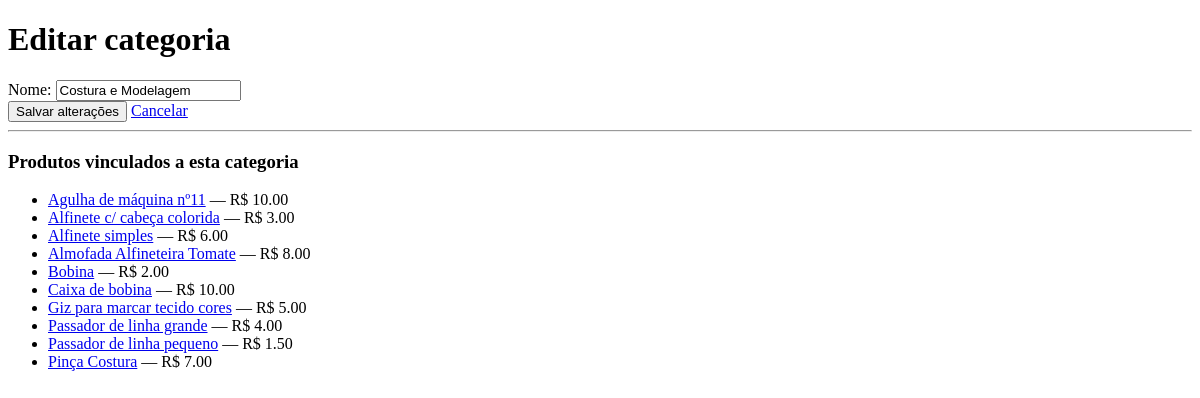
The app's page /categorias/4/editar (signed in), older data.
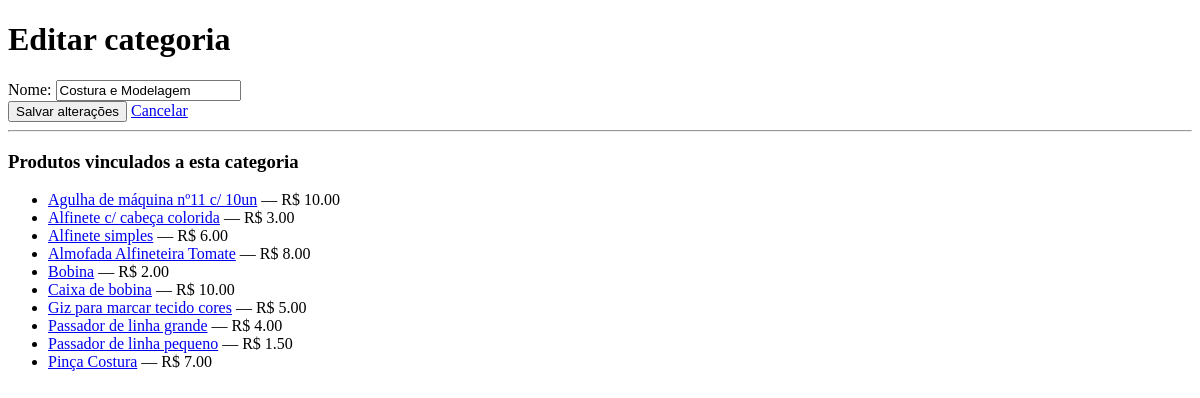
The same page, newer data.
### app/models/produto.py (models this page shows, shortened)
class Produto(Base):
    __tablename__ = "produtos"
    id = Column(Integer, primary_key=True, autoincrement=True, index=True)
    nome = Column(String(100), nullable=False)
    preco = Column(Float, nullable=False, default=0.0)
    estoque_atual = Column(Integer, default=0)
    descricao = Column(String(255), nullable=True)
    ativa = Column(Boolean, default=True)
    imagem_path = Column(String(255), nullable=True)
    categoria_id = Column(Integer, ForeignKey("categorias.id", ondelete="SET NULL"), nullable=False)
    categoria = relationship("Categoria", back_populates="produtos")
    variacoes = relationship("ProdutoVariacao", back_populates="produto", cascade="all, delete-orphan", lazy="select")

### app/controllers/categoria_controller.py (the view)
@router.get("/{categoria_id}/editar")
def form_editar_categoria(
    categoria_id: int,
    request: Request,
    db: Session = Depends(get_db),
    admin = Depends(get_admin)
):
    editando = db.query(Categoria).filter(
        Categoria.id == categoria_id
    ).first()
    if not editando:
        return RedirectResponse(url="/categorias", status_code=302)
    return templates.TemplateResponse(
        request,
        "categorias/form.html",
        {
            "request":  request,
            "usuario":  admin,
            "editando": editando,
        }
    )

### app/templates/categorias/form.html (shortened to what this page needs)
<!DOCTYPE html>
<html lang="pt-br">
<head>
</head>
<body>
    <h1>{{ "Editar categoria" if editando else "Nova categoria" }}</h1>
    <form action="{{ '/categorias/' + editando.id|string + '/editar' if editando else '/categorias/nova' }}"
          method="post">
        <label>Nome:
            <input type="text"
                   name="nome"
                   value="{{ editando.nome if editando else (valores.nome if valores else '') }}"
                   required
                   autofocus>
        </label>
        <br>
        <button type="submit">
            {{ "Salvar alterações" if editando else "Criar categoria" }}
        </button>
        <a href="/categorias">Cancelar</a>
    </form>
    {% if editando and editando.produtos %}
        <hr>
        <h3>Produtos vinculados a esta categoria</h3>
        <ul>
            {% for p in editando.produtos if p.ativa %}
                <li>
                    <a href="/produtos/{{ p.id }}">{{ p.nome }}</a>
                    — R$ {{ "%.2f"|format(p.preco) }}
                </li>
            {% else %}
                <li>Nenhum produto ativo vinculado.</li>
            {% endfor %}
        </ul>
    {% endif %}
</body>
</html>

Row changes from the older to the newer data that the page shows:
changed Produto: nome "Agulha de máquina nº11" → "Agulha de máquina nº11 c/ 10un"
